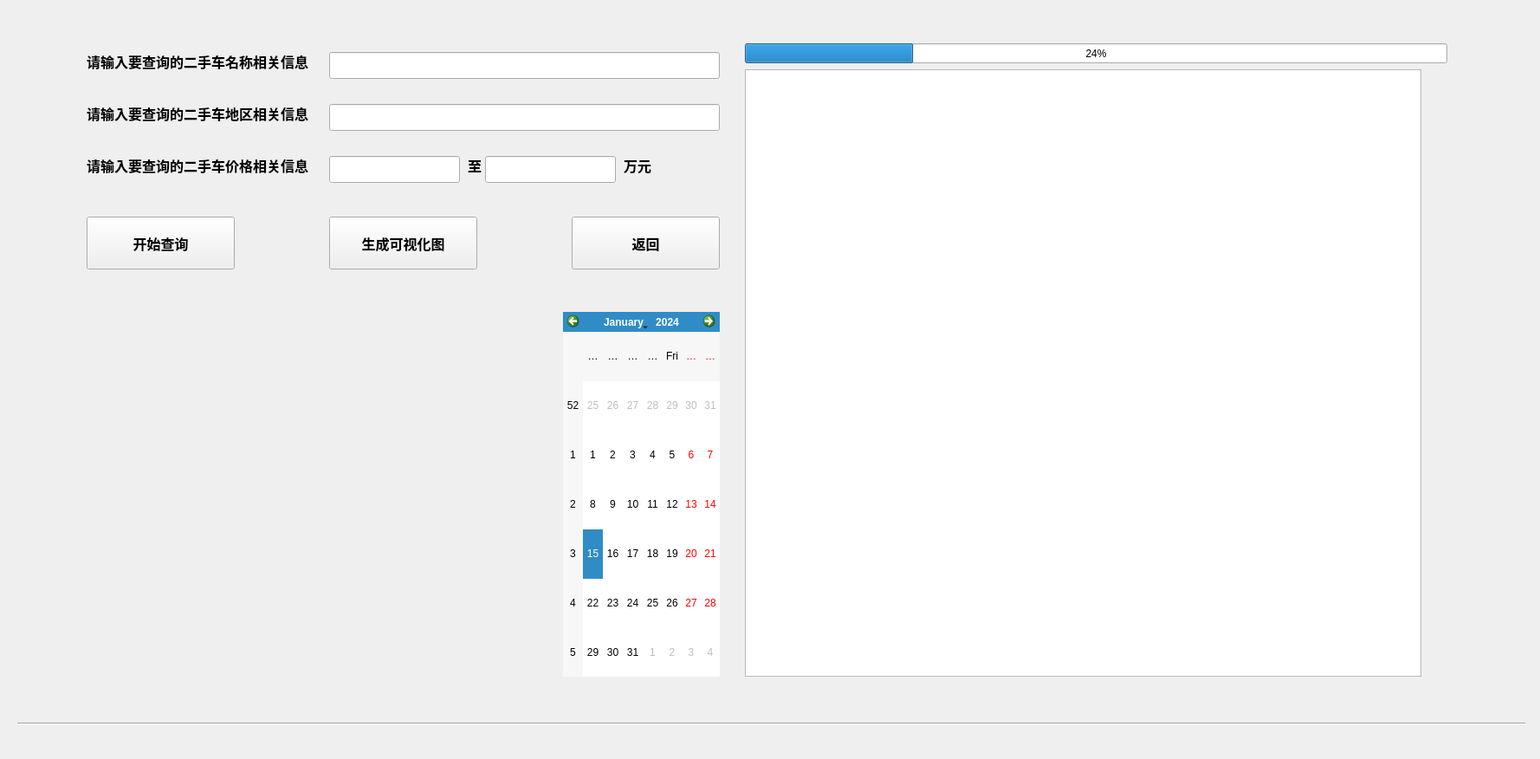
<?xml version="1.0" encoding="UTF-8"?>
<ui version="4.0">
 <class>Form</class>
 <widget class="QWidget" name="Form">
  <property name="geometry">
   <rect>
    <x>0</x>
    <y>0</y>
    <width>1778</width>
    <height>876</height>
   </rect>
  </property>
  <property name="windowTitle">
   <string>Form</string>
  </property>
  <widget class="QProgressBar" name="progressBar">
   <property name="geometry">
    <rect>
     <x>860</x>
     <y>50</y>
     <width>811</width>
     <height>23</height>
    </rect>
   </property>
   <property name="value">
    <number>24</number>
   </property>
  </widget>
  <widget class="QLabel" name="card_name_label">
   <property name="geometry">
    <rect>
     <x>100</x>
     <y>60</y>
     <width>291</width>
     <height>21</height>
    </rect>
   </property>
   <property name="font">
    <font>
     <family>宋体</family>
     <pointsize>12</pointsize>
     <weight>75</weight>
     <bold>true</bold>
    </font>
   </property>
   <property name="text">
    <string>请输入要查询的二手车名称相关信息</string>
   </property>
  </widget>
  <widget class="QLineEdit" name="card_name_lineEdit">
   <property name="geometry">
    <rect>
     <x>380</x>
     <y>60</y>
     <width>451</width>
     <height>31</height>
    </rect>
   </property>
   <property name="font">
    <font>
     <family>宋体</family>
     <pointsize>12</pointsize>
     <weight>75</weight>
     <bold>true</bold>
    </font>
   </property>
  </widget>
  <widget class="Line" name="dead_Line">
   <property name="geometry">
    <rect>
     <x>20</x>
     <y>800</y>
     <width>1741</width>
     <height>71</height>
    </rect>
   </property>
   <property name="orientation">
    <enum>Qt::Horizontal</enum>
   </property>
  </widget>
  <widget class="QLineEdit" name="cards_unit_lineEdit">
   <property name="geometry">
    <rect>
     <x>380</x>
     <y>120</y>
     <width>451</width>
     <height>31</height>
    </rect>
   </property>
   <property name="font">
    <font>
     <family>宋体</family>
     <pointsize>12</pointsize>
     <weight>75</weight>
     <bold>true</bold>
    </font>
   </property>
  </widget>
  <widget class="QLabel" name="cards_unit_label">
   <property name="geometry">
    <rect>
     <x>100</x>
     <y>120</y>
     <width>271</width>
     <height>21</height>
    </rect>
   </property>
   <property name="font">
    <font>
     <family>宋体</family>
     <pointsize>12</pointsize>
     <weight>75</weight>
     <bold>true</bold>
    </font>
   </property>
   <property name="text">
    <string>请输入要查询的二手车地区相关信息</string>
   </property>
  </widget>
  <widget class="QLabel" name="price_label">
   <property name="geometry">
    <rect>
     <x>100</x>
     <y>180</y>
     <width>281</width>
     <height>21</height>
    </rect>
   </property>
   <property name="font">
    <font>
     <family>宋体</family>
     <pointsize>12</pointsize>
     <weight>75</weight>
     <bold>true</bold>
    </font>
   </property>
   <property name="text">
    <string>请输入要查询的二手车价格相关信息</string>
   </property>
  </widget>
  <widget class="QLineEdit" name="price_lineEdit">
   <property name="geometry">
    <rect>
     <x>380</x>
     <y>180</y>
     <width>151</width>
     <height>31</height>
    </rect>
   </property>
   <property name="font">
    <font>
     <family>宋体</family>
     <pointsize>12</pointsize>
     <weight>75</weight>
     <bold>true</bold>
    </font>
   </property>
  </widget>
  <widget class="QLabel" name="img_label">
   <property name="geometry">
    <rect>
     <x>60</x>
     <y>360</y>
     <width>591</width>
     <height>421</height>
    </rect>
   </property>
   <property name="text">
    <string/>
   </property>
   <property name="pixmap">
    <pixmap>二手车图片.png</pixmap>
   </property>
  </widget>
  <widget class="QPushButton" name="findout_pushButton">
   <property name="geometry">
    <rect>
     <x>100</x>
     <y>250</y>
     <width>171</width>
     <height>61</height>
    </rect>
   </property>
   <property name="font">
    <font>
     <pointsize>12</pointsize>
     <weight>75</weight>
     <bold>true</bold>
    </font>
   </property>
   <property name="text">
    <string>开始查询</string>
   </property>
  </widget>
  <widget class="QTableView" name="card_info_tableView">
   <property name="geometry">
    <rect>
     <x>860</x>
     <y>80</y>
     <width>781</width>
     <height>701</height>
    </rect>
   </property>
   <property name="font">
    <font>
     <family>宋体</family>
     <pointsize>12</pointsize>
     <weight>75</weight>
     <bold>true</bold>
    </font>
   </property>
  </widget>
  <widget class="QPushButton" name="display_pushButton">
   <property name="geometry">
    <rect>
     <x>380</x>
     <y>250</y>
     <width>171</width>
     <height>61</height>
    </rect>
   </property>
   <property name="font">
    <font>
     <pointsize>12</pointsize>
     <weight>75</weight>
     <bold>true</bold>
    </font>
   </property>
   <property name="text">
    <string>生成可视化图</string>
   </property>
  </widget>
  <widget class="QLineEdit" name="price_lineEdit_2">
   <property name="geometry">
    <rect>
     <x>560</x>
     <y>180</y>
     <width>151</width>
     <height>31</height>
    </rect>
   </property>
   <property name="font">
    <font>
     <family>宋体</family>
     <pointsize>12</pointsize>
     <weight>75</weight>
     <bold>true</bold>
    </font>
   </property>
  </widget>
  <widget class="QLabel" name="price_label_2">
   <property name="geometry">
    <rect>
     <x>540</x>
     <y>180</y>
     <width>16</width>
     <height>21</height>
    </rect>
   </property>
   <property name="font">
    <font>
     <family>宋体</family>
     <pointsize>12</pointsize>
     <weight>75</weight>
     <bold>true</bold>
    </font>
   </property>
   <property name="text">
    <string>至</string>
   </property>
  </widget>
  <widget class="QLabel" name="price_label_3">
   <property name="geometry">
    <rect>
     <x>720</x>
     <y>180</y>
     <width>41</width>
     <height>21</height>
    </rect>
   </property>
   <property name="font">
    <font>
     <family>宋体</family>
     <pointsize>12</pointsize>
     <weight>75</weight>
     <bold>true</bold>
    </font>
   </property>
   <property name="text">
    <string>万元</string>
   </property>
  </widget>
  <widget class="QCalendarWidget" name="calendarWidget">
   <property name="geometry">
    <rect>
     <x>650</x>
     <y>360</y>
     <width>181</width>
     <height>421</height>
    </rect>
   </property>
  </widget>
  <widget class="QPushButton" name="goback_pushButton">
   <property name="geometry">
    <rect>
     <x>660</x>
     <y>250</y>
     <width>171</width>
     <height>61</height>
    </rect>
   </property>
   <property name="font">
    <font>
     <pointsize>12</pointsize>
     <weight>75</weight>
     <bold>true</bold>
    </font>
   </property>
   <property name="text">
    <string>返回</string>
   </property>
  </widget>
 </widget>
 <resources/>
 <connections/>
</ui>
